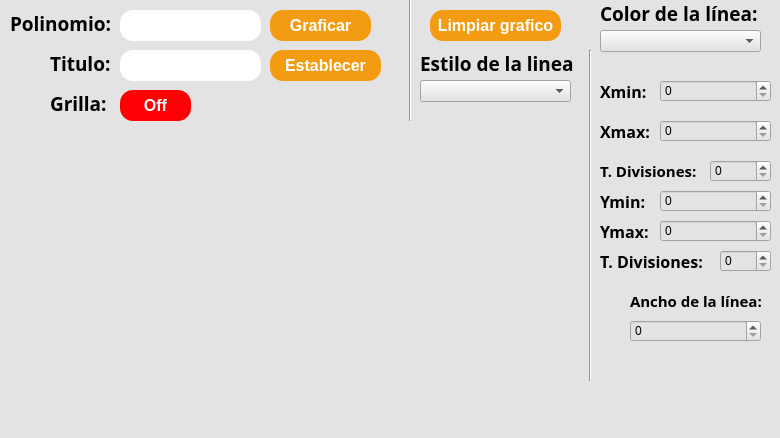
<?xml version="1.0" encoding="UTF-8"?>
<ui version="4.0">
 <class>MainWindow</class>
 <widget class="QMainWindow" name="MainWindow">
  <property name="geometry">
   <rect>
    <x>0</x>
    <y>0</y>
    <width>780</width>
    <height>438</height>
   </rect>
  </property>
  <property name="windowTitle">
   <string>MainWindow</string>
  </property>
  <property name="styleSheet">
   <string notr="true">background-color: rgb(227, 227, 227);</string>
  </property>
  <widget class="QWidget" name="centralwidget">
   <widget class="QLabel" name="label">
    <property name="geometry">
     <rect>
      <x>10</x>
      <y>10</y>
      <width>111</width>
      <height>21</height>
     </rect>
    </property>
    <property name="font">
     <font>
      <family>Rockwell</family>
     </font>
    </property>
    <property name="text">
     <string>&lt;html&gt;&lt;head/&gt;&lt;body&gt;&lt;p&gt;&lt;span style=&quot; font-size:14pt; font-weight:600;&quot;&gt;Polinomio:&lt;/span&gt;&lt;/p&gt;&lt;/body&gt;&lt;/html&gt;</string>
    </property>
   </widget>
   <widget class="QLineEdit" name="txt_edad">
    <property name="geometry">
     <rect>
      <x>120</x>
      <y>10</y>
      <width>141</width>
      <height>31</height>
     </rect>
    </property>
    <property name="font">
     <font>
      <pointsize>14</pointsize>
     </font>
    </property>
    <property name="styleSheet">
     <string notr="true">background-color: rgb(255, 255, 255);
border-radius:13px;</string>
    </property>
    <property name="text">
     <string/>
    </property>
   </widget>
   <widget class="QPushButton" name="btn_graficar">
    <property name="geometry">
     <rect>
      <x>270</x>
      <y>10</y>
      <width>101</width>
      <height>31</height>
     </rect>
    </property>
    <property name="font">
     <font>
      <pointsize>12</pointsize>
      <weight>75</weight>
      <bold>true</bold>
     </font>
    </property>
    <property name="styleSheet">
     <string notr="true">background-color: #F39C12;
border-radius:13px;
color: rgb(255, 255, 255);</string>
    </property>
    <property name="text">
     <string>Graficar</string>
    </property>
   </widget>
   <widget class="QPushButton" name="btn_grilla">
    <property name="geometry">
     <rect>
      <x>120</x>
      <y>90</y>
      <width>71</width>
      <height>31</height>
     </rect>
    </property>
    <property name="font">
     <font>
      <pointsize>12</pointsize>
      <weight>75</weight>
      <bold>true</bold>
     </font>
    </property>
    <property name="styleSheet">
     <string notr="true">color: rgb(255, 255, 255);
background-color: rgb(255, 0, 4);
border-radius:13px;
</string>
    </property>
    <property name="text">
     <string>Off</string>
    </property>
   </widget>
   <widget class="QLabel" name="label_2">
    <property name="geometry">
     <rect>
      <x>50</x>
      <y>50</y>
      <width>71</width>
      <height>21</height>
     </rect>
    </property>
    <property name="font">
     <font>
      <family>Rockwell</family>
     </font>
    </property>
    <property name="text">
     <string>&lt;html&gt;&lt;head/&gt;&lt;body&gt;&lt;p&gt;&lt;span style=&quot; font-size:14pt; font-weight:600;&quot;&gt;Titulo:&lt;/span&gt;&lt;/p&gt;&lt;/body&gt;&lt;/html&gt;</string>
    </property>
   </widget>
   <widget class="QLineEdit" name="txt_edad_2">
    <property name="geometry">
     <rect>
      <x>120</x>
      <y>50</y>
      <width>141</width>
      <height>31</height>
     </rect>
    </property>
    <property name="font">
     <font>
      <pointsize>14</pointsize>
     </font>
    </property>
    <property name="styleSheet">
     <string notr="true">background-color: rgb(255, 255, 255);
border-radius:13px;</string>
    </property>
    <property name="text">
     <string/>
    </property>
   </widget>
   <widget class="QPushButton" name="btn_titulo">
    <property name="geometry">
     <rect>
      <x>270</x>
      <y>50</y>
      <width>111</width>
      <height>31</height>
     </rect>
    </property>
    <property name="font">
     <font>
      <pointsize>12</pointsize>
      <weight>75</weight>
      <bold>true</bold>
     </font>
    </property>
    <property name="styleSheet">
     <string notr="true">background-color: #F39C12;
border-radius:13px;
color: rgb(255, 255, 255);</string>
    </property>
    <property name="text">
     <string>Establecer</string>
    </property>
   </widget>
   <widget class="Line" name="line">
    <property name="geometry">
     <rect>
      <x>400</x>
      <y>-10</y>
      <width>20</width>
      <height>131</height>
     </rect>
    </property>
    <property name="orientation">
     <enum>Qt::Vertical</enum>
    </property>
   </widget>
   <widget class="QPushButton" name="btn_limpiar">
    <property name="geometry">
     <rect>
      <x>430</x>
      <y>10</y>
      <width>131</width>
      <height>31</height>
     </rect>
    </property>
    <property name="font">
     <font>
      <pointsize>12</pointsize>
      <weight>75</weight>
      <bold>true</bold>
     </font>
    </property>
    <property name="styleSheet">
     <string notr="true">background-color: #F39C12;
border-radius:13px;
color: rgb(255, 255, 255);</string>
    </property>
    <property name="text">
     <string>Limpiar grafico</string>
    </property>
   </widget>
   <widget class="QLabel" name="label_3">
    <property name="geometry">
     <rect>
      <x>420</x>
      <y>50</y>
      <width>171</width>
      <height>21</height>
     </rect>
    </property>
    <property name="font">
     <font>
      <family>Rockwell</family>
     </font>
    </property>
    <property name="text">
     <string>&lt;html&gt;&lt;head/&gt;&lt;body&gt;&lt;p&gt;&lt;span style=&quot; font-size:14pt; font-weight:600;&quot;&gt;Estilo de la linea&lt;/span&gt;&lt;/p&gt;&lt;/body&gt;&lt;/html&gt;</string>
    </property>
   </widget>
   <widget class="QLabel" name="label_4">
    <property name="geometry">
     <rect>
      <x>50</x>
      <y>90</y>
      <width>61</width>
      <height>21</height>
     </rect>
    </property>
    <property name="font">
     <font>
      <family>Rockwell</family>
     </font>
    </property>
    <property name="text">
     <string>&lt;html&gt;&lt;head/&gt;&lt;body&gt;&lt;p&gt;&lt;span style=&quot; font-size:14pt; font-weight:600;&quot;&gt;Grilla:&lt;/span&gt;&lt;/p&gt;&lt;/body&gt;&lt;/html&gt;</string>
    </property>
   </widget>
   <widget class="QLabel" name="label_5">
    <property name="geometry">
     <rect>
      <x>600</x>
      <y>0</y>
      <width>171</width>
      <height>21</height>
     </rect>
    </property>
    <property name="font">
     <font>
      <family>Rockwell</family>
     </font>
    </property>
    <property name="text">
     <string>&lt;html&gt;&lt;head/&gt;&lt;body&gt;&lt;p&gt;&lt;span style=&quot; font-size:14pt; font-weight:600;&quot;&gt;Color de la línea:&lt;/span&gt;&lt;/p&gt;&lt;/body&gt;&lt;/html&gt;</string>
    </property>
   </widget>
   <widget class="Line" name="line_2">
    <property name="geometry">
     <rect>
      <x>580</x>
      <y>50</y>
      <width>20</width>
      <height>331</height>
     </rect>
    </property>
    <property name="orientation">
     <enum>Qt::Vertical</enum>
    </property>
   </widget>
   <widget class="QWidget" name="verticalLayoutWidget">
    <property name="geometry">
     <rect>
      <x>10</x>
      <y>140</y>
      <width>561</width>
      <height>251</height>
     </rect>
    </property>
    <layout class="QVBoxLayout" name="verticalLayout"/>
   </widget>
   <widget class="QSpinBox" name="sp_Xmin">
    <property name="geometry">
     <rect>
      <x>660</x>
      <y>80</y>
      <width>111</width>
      <height>22</height>
     </rect>
    </property>
   </widget>
   <widget class="QLabel" name="label_6">
    <property name="geometry">
     <rect>
      <x>600</x>
      <y>80</y>
      <width>51</width>
      <height>21</height>
     </rect>
    </property>
    <property name="font">
     <font>
      <family>Rockwell</family>
     </font>
    </property>
    <property name="text">
     <string>&lt;html&gt;&lt;head/&gt;&lt;body&gt;&lt;p&gt;&lt;span style=&quot; font-size:12pt; font-weight:600;&quot;&gt;Xmin:&lt;/span&gt;&lt;/p&gt;&lt;/body&gt;&lt;/html&gt;</string>
    </property>
   </widget>
   <widget class="QLabel" name="label_7">
    <property name="geometry">
     <rect>
      <x>600</x>
      <y>120</y>
      <width>51</width>
      <height>21</height>
     </rect>
    </property>
    <property name="font">
     <font>
      <family>Rockwell</family>
     </font>
    </property>
    <property name="text">
     <string>&lt;html&gt;&lt;head/&gt;&lt;body&gt;&lt;p&gt;&lt;span style=&quot; font-size:12pt; font-weight:600;&quot;&gt;Xmax:&lt;/span&gt;&lt;/p&gt;&lt;/body&gt;&lt;/html&gt;</string>
    </property>
   </widget>
   <widget class="QLabel" name="label_8">
    <property name="geometry">
     <rect>
      <x>600</x>
      <y>160</y>
      <width>111</width>
      <height>21</height>
     </rect>
    </property>
    <property name="font">
     <font>
      <family>Rockwell</family>
     </font>
    </property>
    <property name="text">
     <string>&lt;html&gt;&lt;head/&gt;&lt;body&gt;&lt;p&gt;&lt;span style=&quot; font-size:11pt; font-weight:600;&quot;&gt;T. Divisiones:&lt;/span&gt;&lt;/p&gt;&lt;/body&gt;&lt;/html&gt;</string>
    </property>
   </widget>
   <widget class="QLabel" name="label_9">
    <property name="geometry">
     <rect>
      <x>600</x>
      <y>190</y>
      <width>71</width>
      <height>21</height>
     </rect>
    </property>
    <property name="font">
     <font>
      <family>Rockwell</family>
     </font>
    </property>
    <property name="text">
     <string>&lt;html&gt;&lt;head/&gt;&lt;body&gt;&lt;p&gt;&lt;span style=&quot; font-size:12pt; font-weight:600;&quot;&gt;Ymin:&lt;/span&gt;&lt;/p&gt;&lt;/body&gt;&lt;/html&gt;</string>
    </property>
   </widget>
   <widget class="QLabel" name="label_10">
    <property name="geometry">
     <rect>
      <x>600</x>
      <y>220</y>
      <width>71</width>
      <height>21</height>
     </rect>
    </property>
    <property name="font">
     <font>
      <family>Rockwell</family>
     </font>
    </property>
    <property name="text">
     <string>&lt;html&gt;&lt;head/&gt;&lt;body&gt;&lt;p&gt;&lt;span style=&quot; font-size:12pt; font-weight:600;&quot;&gt;Ymax:&lt;/span&gt;&lt;/p&gt;&lt;/body&gt;&lt;/html&gt;</string>
    </property>
   </widget>
   <widget class="QLabel" name="label_11">
    <property name="geometry">
     <rect>
      <x>600</x>
      <y>250</y>
      <width>141</width>
      <height>21</height>
     </rect>
    </property>
    <property name="font">
     <font>
      <family>Rockwell</family>
     </font>
    </property>
    <property name="text">
     <string>&lt;html&gt;&lt;head/&gt;&lt;body&gt;&lt;p&gt;&lt;span style=&quot; font-size:12pt; font-weight:600;&quot;&gt;T. Divisiones:&lt;/span&gt;&lt;/p&gt;&lt;/body&gt;&lt;/html&gt;</string>
    </property>
   </widget>
   <widget class="QSpinBox" name="sp_Xmax">
    <property name="geometry">
     <rect>
      <x>660</x>
      <y>120</y>
      <width>111</width>
      <height>22</height>
     </rect>
    </property>
   </widget>
   <widget class="QSpinBox" name="sp_divisionesX">
    <property name="geometry">
     <rect>
      <x>710</x>
      <y>160</y>
      <width>61</width>
      <height>22</height>
     </rect>
    </property>
   </widget>
   <widget class="QLabel" name="label_12">
    <property name="geometry">
     <rect>
      <x>630</x>
      <y>290</y>
      <width>141</width>
      <height>21</height>
     </rect>
    </property>
    <property name="font">
     <font>
      <family>Rockwell</family>
     </font>
    </property>
    <property name="text">
     <string>&lt;html&gt;&lt;head/&gt;&lt;body&gt;&lt;p&gt;&lt;span style=&quot; font-size:11pt; font-weight:600;&quot;&gt;Ancho de la línea:&lt;/span&gt;&lt;/p&gt;&lt;/body&gt;&lt;/html&gt;</string>
    </property>
   </widget>
   <widget class="QSpinBox" name="sp_anchoLinea">
    <property name="geometry">
     <rect>
      <x>630</x>
      <y>320</y>
      <width>131</width>
      <height>22</height>
     </rect>
    </property>
   </widget>
   <widget class="QSpinBox" name="sp_Ymin">
    <property name="geometry">
     <rect>
      <x>660</x>
      <y>190</y>
      <width>111</width>
      <height>22</height>
     </rect>
    </property>
   </widget>
   <widget class="QSpinBox" name="sp_Ymax">
    <property name="geometry">
     <rect>
      <x>660</x>
      <y>220</y>
      <width>111</width>
      <height>22</height>
     </rect>
    </property>
   </widget>
   <widget class="QSpinBox" name="sp_divisionesY">
    <property name="geometry">
     <rect>
      <x>720</x>
      <y>250</y>
      <width>51</width>
      <height>22</height>
     </rect>
    </property>
   </widget>
   <widget class="QComboBox" name="cb_estiloLinea">
    <property name="geometry">
     <rect>
      <x>420</x>
      <y>80</y>
      <width>151</width>
      <height>22</height>
     </rect>
    </property>
   </widget>
   <widget class="QComboBox" name="cb_ColorLinea">
    <property name="geometry">
     <rect>
      <x>600</x>
      <y>30</y>
      <width>161</width>
      <height>22</height>
     </rect>
    </property>
   </widget>
  </widget>
  <widget class="QMenuBar" name="menubar">
   <property name="geometry">
    <rect>
     <x>0</x>
     <y>0</y>
     <width>780</width>
     <height>21</height>
    </rect>
   </property>
  </widget>
  <widget class="QStatusBar" name="statusbar"/>
 </widget>
 <resources>
  <include location="../Archivos/Recursos.qrc"/>
 </resources>
 <connections/>
</ui>
